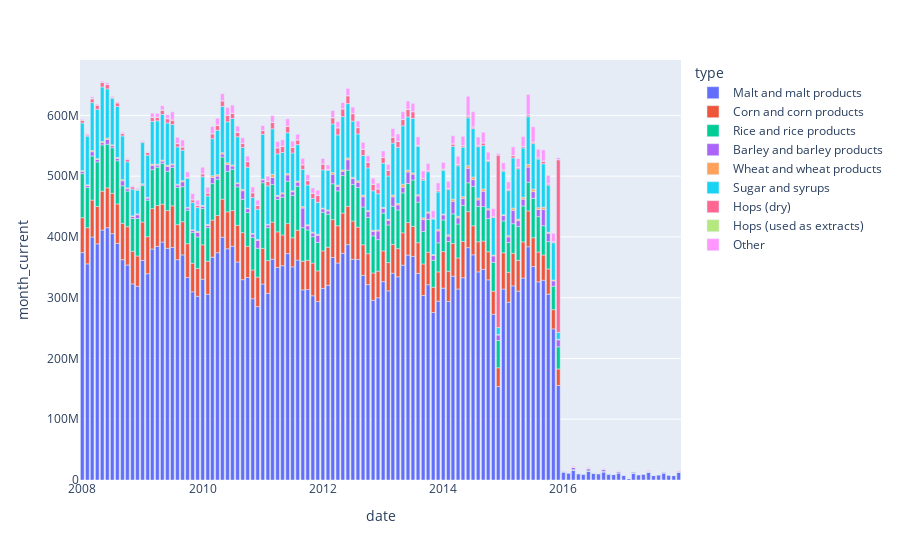

This figure's notebook cell:
### Markdown cell above
From the above, it is clear that malt and malt products are by far the most used material (at least in the sample month). Let's take a look at plotting these values over time.

### Code cell
bm_over_time = brewing_materials[brewing_materials['material_type'].str.contains('Total') == False]
fig = px.bar(
    bm_over_time,
    x='date',
    y='month_current',
    color='type'
)

fig.show()
